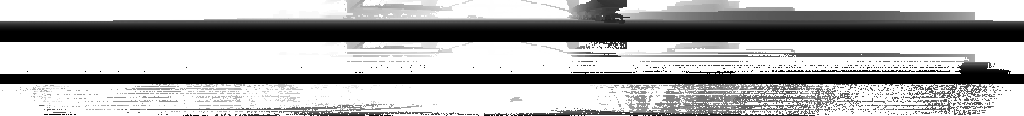
#> input picture imgs/img_fogPGMs.png, 1024 x 116 px, given in place of from_my_simulator, which was not available
$ python visualize3Dpgm.py
#> lines starting #> are read from the running program, lines starting #| are printed output that depends on the picture; after the words box and inside, x2 and y2 are one past the last pixel; in counts of white or black regions, pixels touching at a corner belong together; pictures that were not available may be replaced by others from this repository, and a replacement may not be noted
#!/usr/bin/env python3
"""
polar_to_pointcloud.py

Carica una (o più) immagine PNG polar-grid (W=1024, H=32) in bianco/nero
che codificano la distanza (0..150 m), converte in point cloud 3D e la
visualizza.

Assunzioni prese automaticamente:
- le colonne (W) sono azimut su 360 gradi con passo 360/W
- le righe (H) sono i 32 layer verticali distribuiti linearmente su +/-15° (tot 30°)
  (ossia linspace(-15, +15, H))
- valore pixel 0 -> distanza 0 m; valore pixel 255 -> 150 m, ma i pixel con
  valore esattamente 255 vengono scartati (sono cielo / punti droppati)

Uso:
    python polar_to_pointcloud.py --input polar.png
    python polar_to_pointcloud.py --input folder_with_pngs/ --save-ply output.ply

Dipendenze: numpy, pillow (PIL), matplotlib

"""
import argparse
from pathlib import Path
import numpy as np
from PIL import Image
import matplotlib.pyplot as plt
from mpl_toolkits.mplot3d import Axes3D

MAX_DISTANCE = 150.0  # metri


def load_image_as_array(path: Path):
    img = Image.open(path).convert('L')  # grayscale
    arr = np.array(img, dtype=np.uint8)
    return arr


def polar_to_pointcloud(img_arr: np.ndarray,
                         max_distance: float = MAX_DISTANCE,
                         discard_white: bool = True,
                         h_fov_deg: float = 360.0,
                         v_fov_l_deg: float = -20.0,
                         v_fov_h_deg: float = 20.0,
                         pixel_center: bool = True,
                         axis_order: str = 'xyz'):
    """
    Decode a polar-grid image created with the same projection as your `bin_to_png`.

    This inverts the mapping you provided:
      - pitch = asin(z/d)
      - yaw = get_centered_yaw(x,y)
      - nu = (yaw - h_fov/2) / (-h_fov)
      - nv = 1 - (pitch - v_fov_l) / (v_fov_h - v_fov_l)
      - u = nu * width, v = nv * height
      - pixel intensity -> d = intensity * max_distance / 255

    Parameters added:
      - h_fov_deg, v_fov_l_deg, v_fov_h_deg : match the values used when generating the PNG
      - pixel_center: if True uses u+0.5, v+0.5 to sample pixel centers
      - axis_order: output ordering of coordinates. Default 'xyz'. Other useful value to
        match your original point layout is 'xzy' if your original array used [x,z,y].
    """
#> called with max_distance = 150, discard_white = True, h_fov_deg = 360, v_fov_l_deg = -20, v_fov_h_deg = 20, pixel_center = True, axis_order = 'xyz'
    H, W = img_arr.shape
#> H = 116; W = 1024

    # intensity -> distance
    # distances = (img_arr.astype(np.float32) / 255.0) * max_distance
    I = img_arr.astype(np.float32)
    distances = max_distance * (1.0 - np.power((255.0 - I) / 255.0, 0.25))
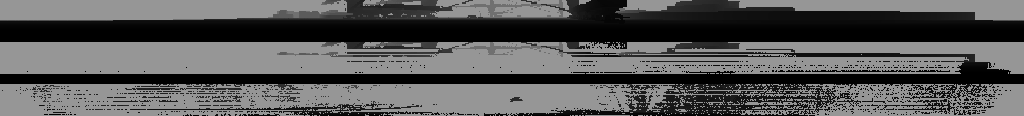
#> distances: shape (116, 1024) float32; min 0, max 150, mean 87

    # prepare u,v normalized coordinates
    if pixel_center:
        u_idx = (np.arange(W) + 0.5) / W  # nu = u/width
#> u_idx = 1024 values from 0.000488 to 1
        v_idx = (np.arange(H) + 0.5) / H  # nv = v/height
#> v_idx = 116 values from 0.00431 to 0.996
    else:
        u_idx = (np.arange(W)) / W
        v_idx = (np.arange(H)) / H

    # invert nu->yaw: yaw = h_fov*(0.5 - nu)
    h_fov = np.deg2rad(h_fov_deg)
    yaw = h_fov * (0.5 - u_idx)  # shape (W,)

    # invert nv->pitch: pitch = v_fov_l + (1 - nv) * (v_fov_h - v_fov_l)
    v_fov_l = np.deg2rad(v_fov_l_deg)
    v_fov_h = np.deg2rad(v_fov_h_deg)
    pitch = v_fov_l + (1.0 - v_idx) * (v_fov_h - v_fov_l)  # shape (H,)

    # meshgrid to HxW
    yaw_grid = np.broadcast_to(yaw[np.newaxis, :], (H, W))
    pitch_grid = np.broadcast_to(pitch[:, np.newaxis], (H, W))

    # masks: discard white (255) and zero distances
    mask = np.ones_like(distances, dtype=bool)
    if discard_white:
        mask &= (img_arr != 255)
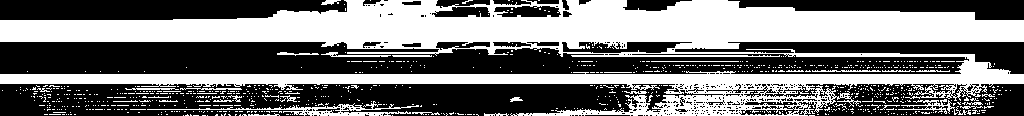
#> mask: shape (116, 1024) bool; 46.8% white; 907 white regions (874 under 20 px), largest, box (x1, y1, x2, y2) and area: (0, 0, 1024, 116) 50490, (147, 101, 419, 116) 959, (898, 99, 958, 115) 270
    mask &= (distances > 0.0)
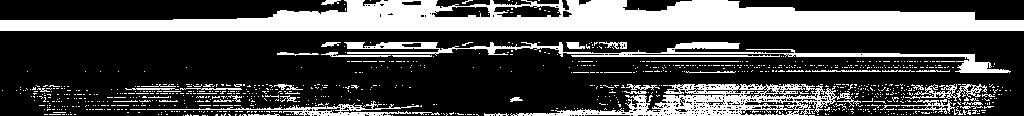
#> mask: shape (116, 1024) bool; 28.6% white; 957 white regions (913 under 20 px), largest, box (x1, y1, x2, y2) and area: (0, 0, 1024, 31) 19793, (510, 84, 861, 116) 4366, (344, 42, 1011, 73) 3551
#| Loaded 1 images, total points: 33980

    r = distances[mask]
    yaw_m = yaw_grid[mask]
    pitch_m = pitch_grid[mask]

    # [5 lines of commented-out code are left out]
    z = r * np.sin(pitch_m)
    r_xy = r * np.cos(pitch_m)
    x = r_xy * np.cos(yaw_m)
    y = r_xy * np.sin(yaw_m)

    # arrange axis order to match user's original structure if needed
    if axis_order == 'xyz':
        pts = np.stack([x, y, z], axis=1).astype(np.float32)
    elif axis_order == 'xzy':
        pts = np.stack([x, z, y], axis=1).astype(np.float32)
    else:
        # generic reorder if user passes e.g. 'yxz' etc
        arr = {'x': x, 'y': y, 'z': z}
        pts = np.stack([arr[a] for a in axis_order], axis=1).astype(np.float32)

    return pts, r


def save_ply_ascii(path: Path, points: np.ndarray, intensities: np.ndarray = None):
    """Salva point cloud in formato PLY ASCII (vertex only).
    Optionally memorizza intensities come property float "intensity".
    """
    n = points.shape[0]
    with open(path, 'w') as f:
        f.write('ply\n')
        f.write('format ascii 1.0\n')
        f.write(f'element vertex {n}\n')
        f.write('property float x\n')
        f.write('property float y\n')
        f.write('property float z\n')
        if intensities is not None:
            f.write('property float intensity\n')
        f.write('end_header\n')
        if intensities is None:
            for p in points:
                f.write(f"{p[0]} {p[1]} {p[2]}\n")
        else:
            for p, it in zip(points, intensities):
                f.write(f"{p[0]} {p[1]} {p[2]} {it}\n")


def visualize_pointcloud(points: np.ndarray, intensities: np.ndarray = None, point_size: float = 1.0):
#> called with points = array of shape (33980, 3), intensities = array of shape (33980,), point_size = 1
    fig = plt.figure(figsize=(12, 8), facecolor='black')
    ax = fig.add_subplot(111, projection='3d', facecolor='white')

    # distanza dal centro per color mapping
    distances = np.linalg.norm(points, axis=1)

    ax.scatter(
        points[:, 0],
        points[:, 1],
        points[:, 2],
        c=distances if intensities is None else intensities,
        s=point_size,
        cmap='inferno',
        depthshade=False
    )

    # ===== CAMERA ORIENTATION (HARD-CODED) =====
    #ax.view_init(elev=32, azim=-200, roll=0)
    ax.view_init(elev=90, azim=-200, roll=0)

    # ===== RIMOZIONE ASSI =====
    ax.set_axis_off()

    # ===== ASPETTO A TUTTO SCHERMO =====
    plt.subplots_adjust(left=0, right=1, bottom=0, top=1)

    # ===== COMPUTE BASE BOUNDS =====
    max_range = np.array([
        points[:, 0].max() - points[:, 0].min(),
        points[:, 1].max() - points[:, 1].min(),
        points[:, 2].max() - points[:, 2].min()
    ]).max() * 0.5
#> max_range = 96.79

    mid_x = (points[:, 0].max() + points[:, 0].min()) * 0.5
#> mid_x = 15.65
    mid_y = (points[:, 1].max() + points[:, 1].min()) * 0.5
#> mid_y = 22.2
    mid_z = (points[:, 2].max() + points[:, 2].min()) * 0.5
#> mid_z = 8.73

    # =====================================================================
    # HARD-CODED ZOOM & PAN (PUNTO DI INTERESSE)
    # =====================================================================
    # Modifica questi valori per scegliere DOVE guardare e QUANTO zoomare

    ZOOM_FACTOR = 0.5 # ZOOM_FACTOR = 0.28        # < 1 = più zoom, > 1 = più lontano
    PAN_X = -20.0              # spostamento in metri sull'asse X
    PAN_Y = -15.0              # spostamento in metri sull'asse Y
    PAN_Z = -12.0              # spostamento in metri sull'asse Z

    final_range = max_range * ZOOM_FACTOR
#> final_range = 48.39

    cx = mid_x + PAN_X
#> cx = -4.35
    cy = mid_y + PAN_Y
#> cy = 7.2
    cz = mid_z + PAN_Z
#> cz = -3.27

    ax.set_xlim(cx - final_range, cx + final_range)
    ax.set_ylim(cy - final_range, cy + final_range)
    ax.set_zlim(cz - final_range, cz + final_range)

    plt.show()
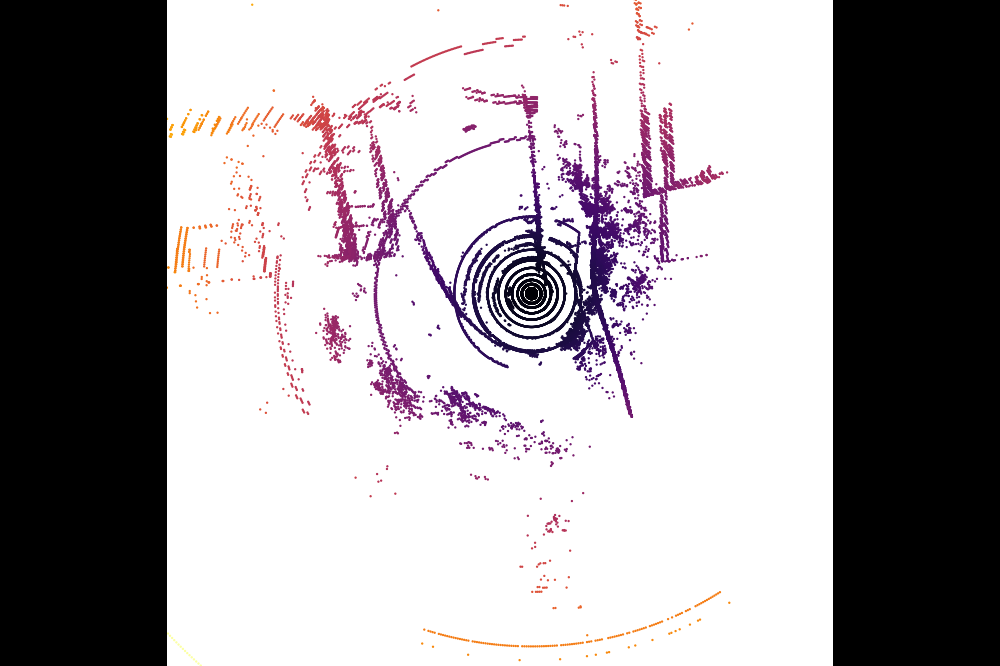
#> figure drawn by matplotlib, 1 panel


def find_pngs(input_path: Path):
    if input_path.is_dir():
        return sorted([p for p in input_path.glob('*.png')])
    else:
        return [input_path]


def main():
    p = argparse.ArgumentParser()
    p.add_argument('--input', '-i', default='./sequences/from_my_simulator/', help='PNG file or folder with PNGs')
    p.add_argument('--save-ply', '-o', default=None, help='Optional: salva point cloud in PLY ASCII')
    p.add_argument('--point-size', type=float, default=1.0, help='dimensione punti per la visualizzazione')
    p.add_argument('--vertical-fov', type=float, default=40.0, help='FoV verticale totale in gradi')
    p.add_argument('--vertical-center', type=float, default=0.0, help='centro FoV verticale in gradi')
    args = p.parse_args()

    input_path = Path(args.input)
    imgs = find_pngs(input_path)
    if len(imgs) == 0:
        raise SystemExit(f'Non ho trovato PNG in: {input_path}')

    all_points = []
    all_int = []
    for img_path in imgs:
        arr = load_image_as_array(img_path)
        pts, ints = polar_to_pointcloud(arr,
                                       max_distance=MAX_DISTANCE,
                                       discard_white=True,
                                       v_fov_h_deg = args.vertical_center + args.vertical_fov/2.0,
                                       v_fov_l_deg = args.vertical_center - args.vertical_fov/2.0)
        all_points.append(pts)
        all_int.append(ints)

    points = np.vstack(all_points)
    intensities = np.hstack(all_int)

    print(f'Loaded {len(imgs)} images, total points: {points.shape[0]}')

    if args.save_ply:
        save_ply_ascii(Path(args.save_ply), points, intensities)
        print(f'Saved PLY to {args.save_ply}')

    visualize_pointcloud(points, intensities, point_size=args.point_size)


if __name__ == '__main__':
    main()

$ run again, on imgs/img_rainPGMs.png
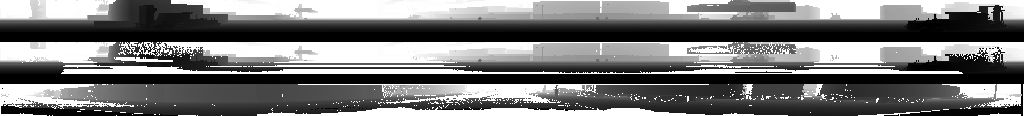
#> input picture imgs/img_rainPGMs.png, 1024 x 116 px, given in place of from_my_simulator, which was not available
#> in polar_to_pointcloud, `mask &= (distances > 0.0)`:
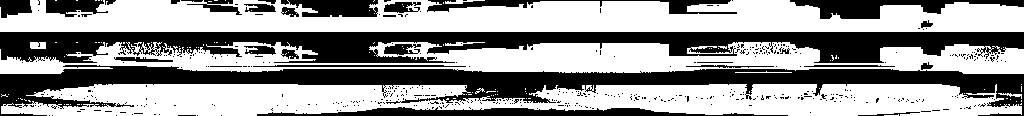
#> mask: shape (116, 1024) bool; 58.3% white; 465 black regions (435 under 20 px), largest, box (x1, y1, x2, y2) and area: (0, 32, 1024, 63) 18790, (0, 65, 1024, 116) 18463, (257, 107, 788, 116) 2583
#| Loaded 1 images, total points: 69229
#> max_range = 107.7
#> mid_x = -3.05
#> mid_y = 25.68
#> mid_z = 6.82
#> final_range = 53.84
#> cx = -23.05
#> cy = 10.68
#> cz = -5.18
#> in visualize_pointcloud, `plt.show()`:
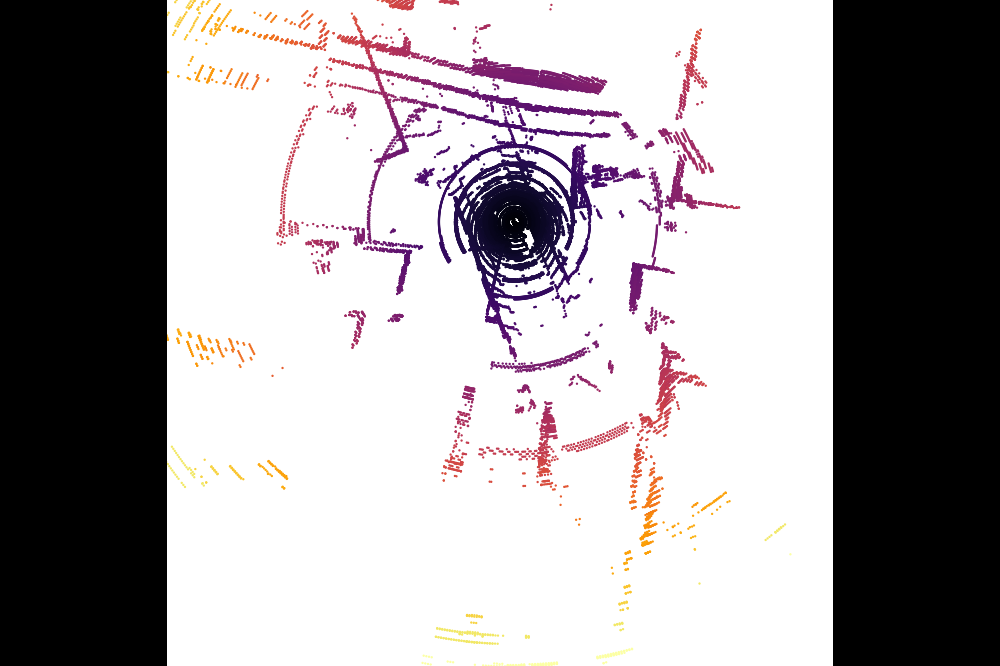
#> figure drawn by matplotlib, 1 panel

$ run again, on imgs/img_snowPGMs.png
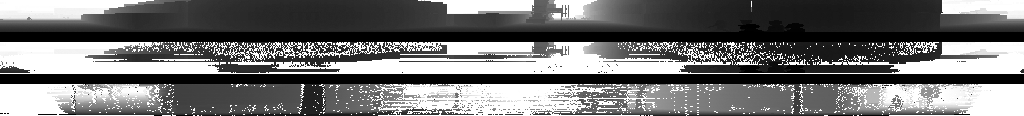
#> input picture imgs/img_snowPGMs.png, 1024 x 116 px, given in place of from_my_simulator, which was not available
#> in polar_to_pointcloud, `mask &= (distances > 0.0)`:
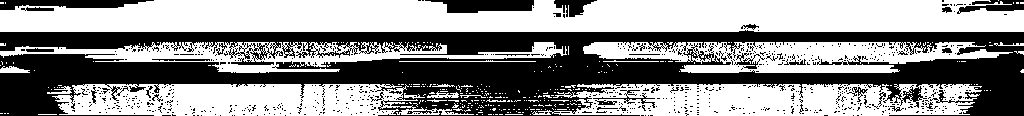
#> mask: shape (116, 1024) bool; 55.4% white; 805 black regions (773 under 20 px), largest, box (x1, y1, x2, y2) and area: (0, 30, 1024, 116) 46539, (425, 0, 534, 13) 1054, (0, 0, 154, 10) 985
#| Loaded 1 images, total points: 65797
#> max_range = 111
#> mid_x = -0.805
#> mid_y = -2.42
#> mid_z = 4.19
#> final_range = 55.52
#> cx = -20.8
#> cy = -17.42
#> cz = -7.81
#> in visualize_pointcloud, `plt.show()`:
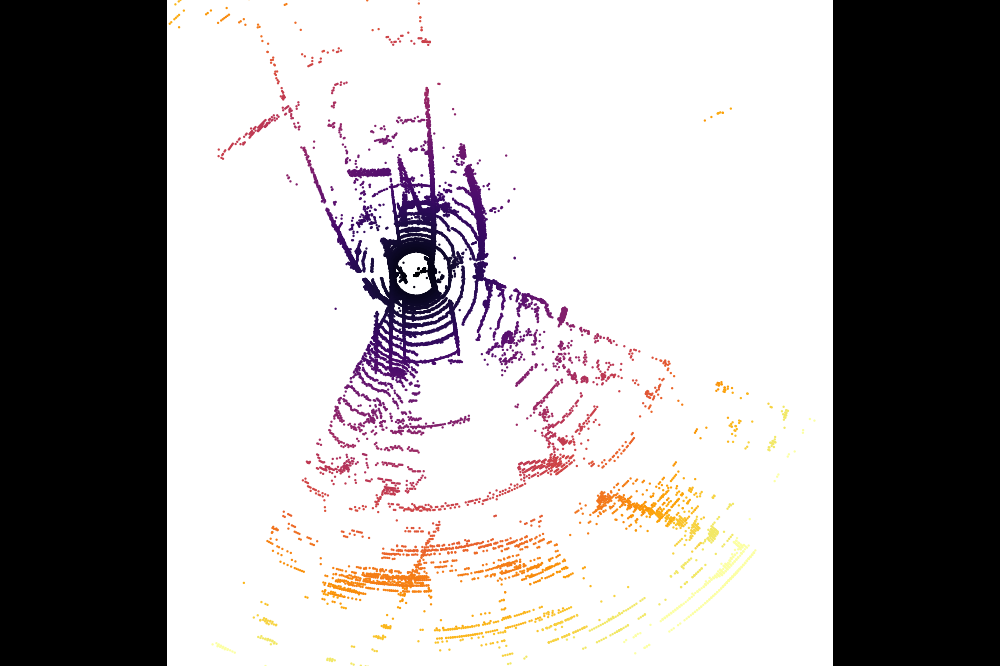
#> figure drawn by matplotlib, 1 panel
